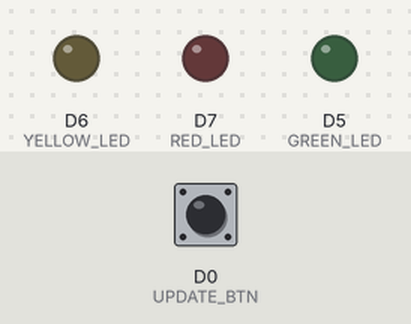
A sketch run on a simulated ESP8266 (NodeMCU). On the bench: output pins drawn as LEDs (lit = HIGH). The test bench sets the inputs (shaded band); at power-on: D0 (UPDATE_BTN) HIGH.

Above: at 1.2 s.
1.3 s: D0 (UPDATE_BTN) pulled LOW for 0.15 s
At 2.7 s:
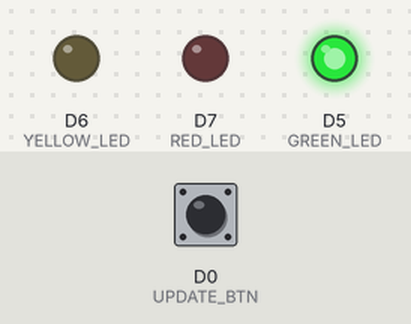
At 4.1 s:
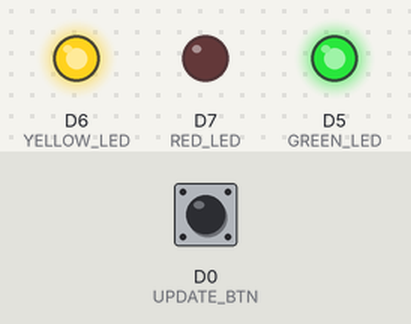
Timing chart, 0 to 10.4 s (numbered marks = the images above; inputs shaded):
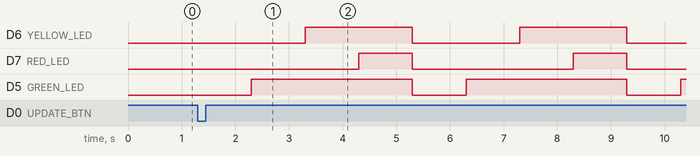

The sketch:

btnAndLEDtest.ino
```cpp
#define UPDATE_BTN D0
#define RED_LED D7
#define YELLOW_LED D6
#define GREEN_LED D5

//Variables
bool testLed = false;
int lastBtn = HIGH;
unsigned long lastChange = 0;

void setup() {
  // Serial
  Serial.begin(9600);

  // LED's
  pinMode(RED_LED, OUTPUT);
  pinMode(YELLOW_LED, OUTPUT);
  pinMode(GREEN_LED, OUTPUT);

  // Button
  pinMode(UPDATE_BTN, INPUT_PULLUP);

}

void loop() {
  int btn = digitalRead(UPDATE_BTN);

  if (btn != lastBtn && millis() - lastChange > 50) {
    lastChange = millis();
    lastBtn = btn;
    if (btn == LOW) {
      testLed = !testLed;
    }
  }

  if (testLed == HIGH){
    delay(1000);
    digitalWrite(GREEN_LED,HIGH);
    delay(1000);
    digitalWrite(YELLOW_LED, HIGH);
    delay(1000);
    digitalWrite(RED_LED, HIGH);
    delay(1000);
  }
  digitalWrite(RED_LED, LOW);
  digitalWrite(YELLOW_LED, LOW);
  digitalWrite(GREEN_LED, LOW);
}
```

Measured:
- after the input at 1.3 s, D6 (YELLOW_LED): alternates HIGH for 2.0 s and LOW for 2.0 s, starting after 2.0 s; D7 (RED_LED): alternates HIGH for 1.0 s and LOW for 3.0 s, starting after 3.0 s; D5 (GREEN_LED): alternates HIGH for 3.0 s and LOW for 1.0 s, starting after 1.0 s
